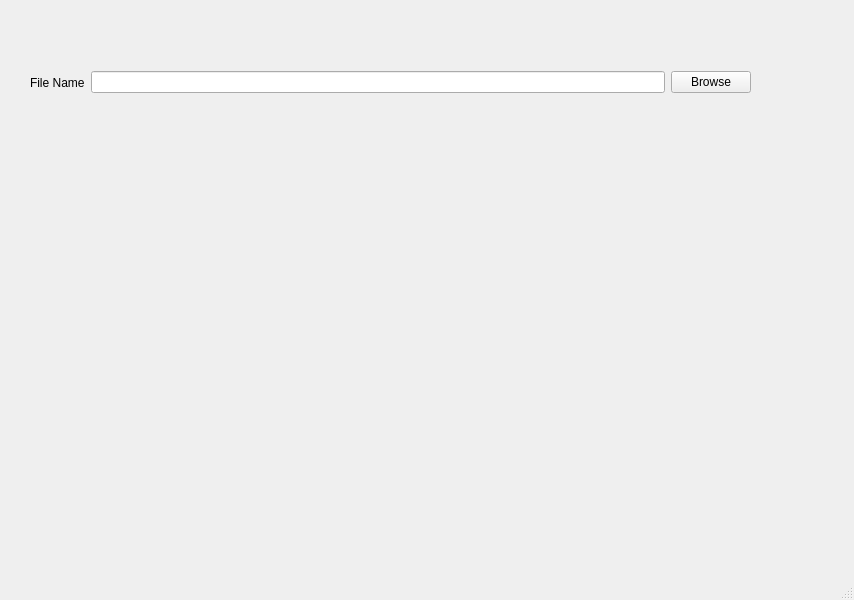
<?xml version="1.0" encoding="UTF-8"?>
<ui version="4.0">
 <class>MainWindow</class>
 <widget class="QMainWindow" name="MainWindow">
  <property name="geometry">
   <rect>
    <x>0</x>
    <y>0</y>
    <width>854</width>
    <height>600</height>
   </rect>
  </property>
  <property name="windowTitle">
   <string>MainWindow</string>
  </property>
  <widget class="QWidget" name="centralwidget">
   <widget class="QWidget" name="">
    <property name="geometry">
     <rect>
      <x>30</x>
      <y>70</y>
      <width>721</width>
      <height>25</height>
     </rect>
    </property>
    <layout class="QHBoxLayout" name="horizontalLayout">
     <item>
      <widget class="QLabel" name="label">
       <property name="text">
        <string>File Name</string>
       </property>
      </widget>
     </item>
     <item>
      <widget class="QLineEdit" name="lineEdit"/>
     </item>
     <item>
      <widget class="QPushButton" name="pushButton">
       <property name="text">
        <string>Browse</string>
       </property>
      </widget>
     </item>
    </layout>
   </widget>
  </widget>
  <widget class="QMenuBar" name="menubar">
   <property name="geometry">
    <rect>
     <x>0</x>
     <y>0</y>
     <width>854</width>
     <height>21</height>
    </rect>
   </property>
  </widget>
  <widget class="QStatusBar" name="statusbar"/>
 </widget>
 <resources/>
 <connections>
  <connection>
   <sender>pushButton</sender>
   <signal>clicked()</signal>
   <receiver>MainWindow</receiver>
   <slot>browseSlot()</slot>
   <hints>
    <hint type="sourcelabel">
     <x>705</x>
     <y>101</y>
    </hint>
    <hint type="destinationlabel">
     <x>772</x>
     <y>123</y>
    </hint>
   </hints>
  </connection>
  <connection>
   <sender>lineEdit</sender>
   <signal>returnPressed()</signal>
   <receiver>MainWindow</receiver>
   <slot>returnPressedSlot()</slot>
   <hints>
    <hint type="sourcelabel">
     <x>345</x>
     <y>103</y>
    </hint>
    <hint type="destinationlabel">
     <x>772</x>
     <y>159</y>
    </hint>
   </hints>
  </connection>
 </connections>
 <slots>
  <slot>browseSlot()</slot>
  <slot>returnPressedSlot()</slot>
 </slots>
</ui>
